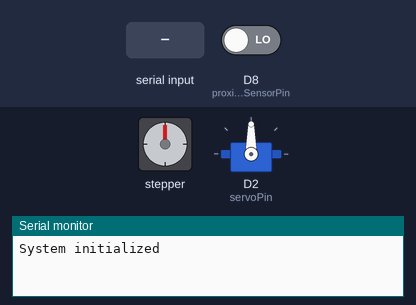
A sketch run on a simulated ESP8266 (NodeMCU). On the bench: stepper motor, servo, the last lines printed to the serial monitor. Wiring (inferred from the names in the program): stepper motor driver (200 steps per turn assumed): step D7; direction D6. The test bench sets the inputs (shaded band); at power-on: D8 (proximitySensorPin) LOW.

Above: at 1.2 s.
1.3 s: D8 (proximitySensorPin) driven HIGH
2.8 s: "1" received over Serial
At 3.2 s:
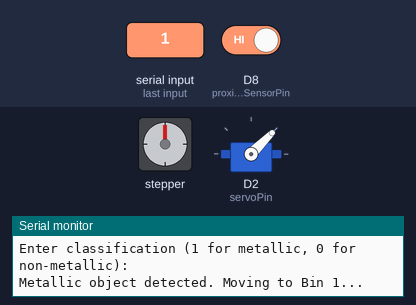
At 6.3 s:
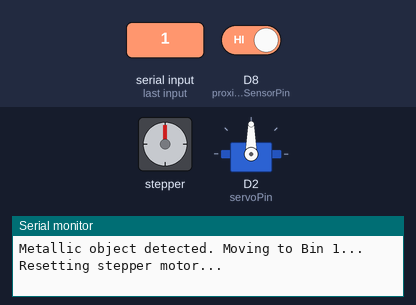
Timing chart, 0 to 9.9 s (numbered marks = the images above; inputs shaded):
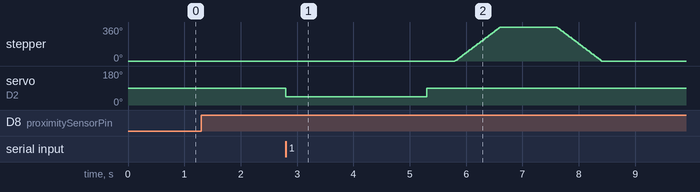

The sketch:

Object_detection_sys.ino
```cpp
#include <Servo.h>  // For controlling the servo motor

// Pin definitions
const int proximitySensorPin = D8; // Proximity sensor connected to GPIO5
const int servoPin = D2;           // Servo motor signal pin connected to GPIO4
const int dirPin = D6;              // Stepper motor DIR pin
const int stepPin = D7;             // Stepper motor STEP pin
const int stepsPerRevolution = 200; // Number of steps per revolution for the stepper motor

// Servo setup
Servo myServo;

void setup()
{
  // Initialize serial communication
  Serial.begin(115200);

  // Initialize proximity sensor
  pinMode(proximitySensorPin, INPUT);

  // Initialize servo motor
  myServo.attach(servoPin);
  myServo.write(90); // Neutral position

  // Initialize stepper motor pins
  pinMode(stepPin, OUTPUT);
  pinMode(dirPin, OUTPUT);

  Serial.println("System initialized");
}

void loop()
{
  // Check if the proximity sensor detects an object
  if (digitalRead(proximitySensorPin) == HIGH)
  {
    Serial.println("Object detected!");

    // Mock classification of object
    bool isMetallic = classifyObject();

    if (isMetallic)
    {
      Serial.println("Metallic object detected. Moving to Bin 1...");
      moveServoToBin(45); // Bin 1 (left)
    }
    else
    {
      Serial.println("Non-metallic object detected. Moving to Bin 2...");
      moveServoToBin(135); // Bin 2 (right)
    }

    delay(2000); // Pause for action to complete

    // Reset servo position
    moveServoToBin(90); // Neutral position

    // Use stepper motor to reset or assist
    resetStepper();
  }
}

// Function to classify the object (mock logic, replace with real sensor)
bool classifyObject()
{
  // Mock classification: Assume input from Serial Monitor
  Serial.println("Enter classification (1 for metallic, 0 for non-metallic):");
  while (!Serial.available()); // Wait for user input
  char input = Serial.read();
  return (input == '1');
}

// Function to move the servo to a specific angle
void moveServoToBin(int angle)
{
  myServo.write(angle);
  delay(500); // Allow servo to reach position
}

// Function to reset or assist using the stepper motor
void resetStepper()
{
  Serial.println("Resetting stepper motor...");

  // Stepper motor moves forward
  digitalWrite(dirPin, HIGH); // Clockwise direction
  for (int x = 0; x < stepsPerRevolution; x++)
  {
    digitalWrite(stepPin, HIGH);
    delayMicroseconds(2000); // Adjust speed
    digitalWrite(stepPin, LOW);
    delayMicroseconds(2000);
  }

  delay(1000); // Wait a second

  // Stepper motor moves backward
  digitalWrite(dirPin, LOW); // Counterclockwise direction
  for (int x = 0; x < stepsPerRevolution; x++)
  {
    digitalWrite(stepPin, HIGH);
    delayMicroseconds(2000); // Adjust speed
    digitalWrite(stepPin, LOW);
    delayMicroseconds(2000);
  }

  delay(1000); // Wait a second
}
```

Measured:
- after the input at 2.8 s, stepper: turns 360° clockwise in 0.80 s, then 360° counter-clockwise in 0.80 s; servo on D2 (servoPin): 90° → 45° at once, → 90° 2.5 s later
